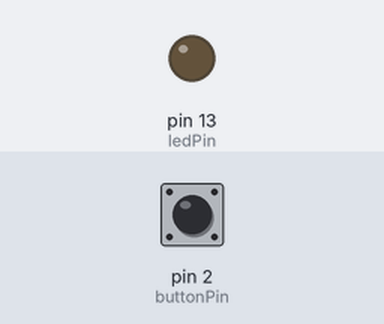
Recording of a sketch running on a simulated Arduino Uno, built with avr-gcc and run on an emulated ATmega328P. Parts: output pins drawn as LEDs (lit = HIGH). The test bench sets the inputs (shaded band); at power-on: pin 2 (buttonPin) LOW.

Above: at 1.2 s.
1.3 s: pin 2 (buttonPin) pulled HIGH for 0.15 s
At 5.3 s:
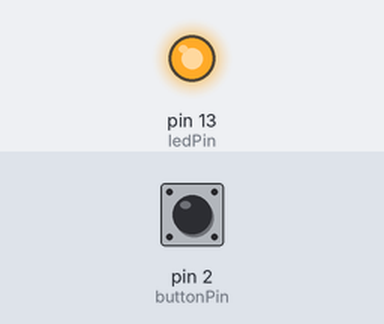
6.9 s: pin 2 (buttonPin) pulled HIGH for 1 s
At 11.8 s:
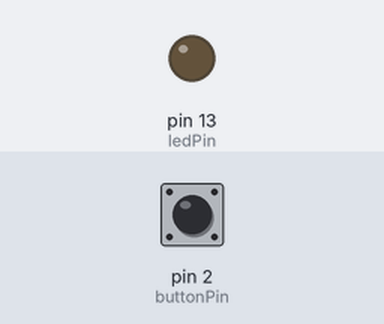
Timing chart, 0 to 13.3 s (numbered marks = the images above; inputs shaded):
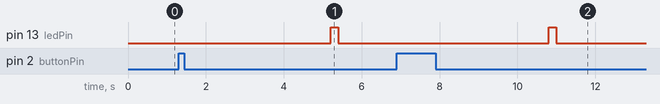

Measured:
- after the input at 1.3 s, pin 13 (ledPin): LOW → HIGH after 3.9 s, → LOW 0.20 s later
- after the input at 6.9 s, pin 13 (ledPin): LOW → HIGH after 3.9 s, → LOW 0.20 s later

The sketch:

sketch_dec03a.ino
```cpp
const int buttonPin = 2;     // the number of the pushbutton pin
const int ledPin =  13;      // the number of the LED pin

// variables will change:
volatile int buttonState = 0;         // variable for reading the pushbutton status

volatile int count = 0;

void setup() {
  // initialize the LED pin as an output:
  pinMode(ledPin, OUTPUT);
  // initialize the pushbutton pin as an input:
  pinMode(buttonPin, INPUT);
  // Attach an interrupt to the ISR vector
  attachInterrupt(0, pin_ISR, RISING);
}

void loop()
{
  delay(5000);

  digitalWrite(12, HIGH);
  delay(200);
  digitalWrite(12, LOW);

  for(int i=0; i<count; i++)
  {
    digitalWrite(ledPin, HIGH);
    delay(200);
    digitalWrite(ledPin, LOW);
    delay(200);
  }
  count = 0;
}

void pin_ISR() {
    count = count + 1;
}
```
